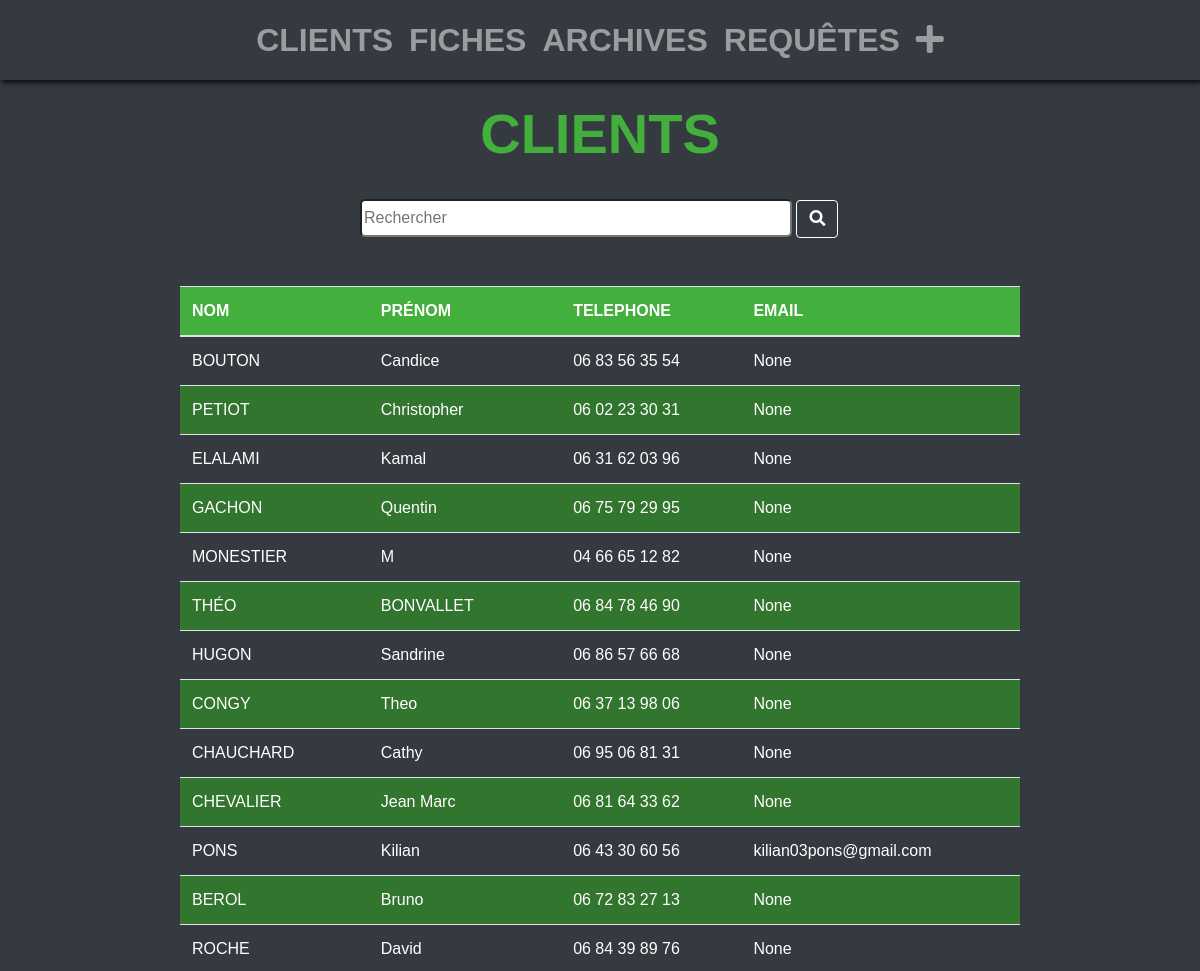
The app's page / (upper part), older data.
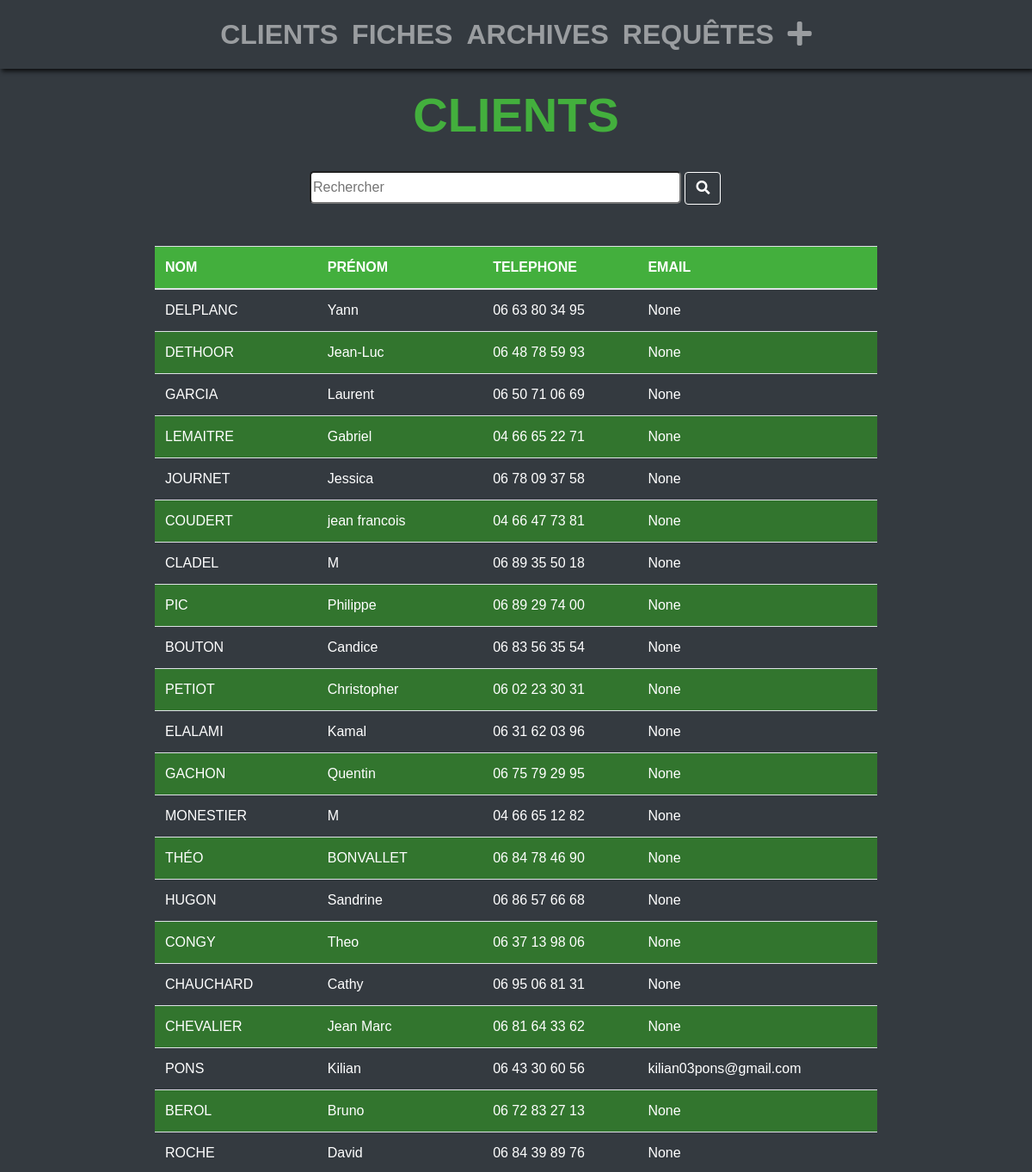
The same page, newer data.
### gestion_intervention/models.py (models this page shows, shortened)
class Customer(models.Model):
    first_name = models.CharField(max_length=50)
    last_name = models.CharField(max_length=50)
    slug = AutoSlugField(populate_from='first_name')
    email = models.EmailField(blank=True, null=True, unique=True)
    phone = models.CharField(max_length=70, null=False, blank=False)

### gestion_intervention/views.py (the view)
# urls.py: url(r'^$', CustomerListView.as_view(), name='customer-list'),
class CustomerListView(ListView):
    models = Customer
    def get_queryset(self):
        return Customer.objects.all().order_by('-id')

### gestion_intervention/templates/gestion_intervention/customer_list.html
{% extends "gestion_intervention/base.html" %}
{% load static %}
{% block content %}
<div class="col-12 customer_list ">
    <h2>Clients</h2>
    <form class="search mx-auto" action="#" method="get">
        <input class="field" id="myCustomerInput" type="search" name="q" placeholder="Rechercher" class="form-control">
        <button class="btn " type="submit"><i class="fas fa-search"></i></button>
    </form>
    <table class="table table-hover">
        <thead class="customer_head_list">
            <tr>
                <th scope="col">Nom</th>
                <th scope="col">Prénom</th>
                <th scope="col">Telephone</th>
                <th scope="col">Email</th>
            </tr>
        </thead>
        <tbody>
            {% for customer in object_list %}
            <tr class="customer_table customerName">
                <td scope="row"><a href="{% url 'customer-detail' customer.slug customer.id %}">
                        {% filter upper %}{{customer.last_name}} {% endfilter %} </a></td>
                <td> <a href="{% url 'customer-detail' customer.slug customer.id %}"> {{customer.first_name}}</a></td>
                <td > <a class='phone_number' href="{% url 'customer-detail' customer.slug customer.id %}">{{customer.phone}}</a></td>
                <td> <a href="{% url 'customer-detail' customer.slug customer.id %}">{{customer.email}}</a></td>
            </tr>
            {% endfor %}
        </tbody>
    </table>
</div>
{% endblock %}

### gestion_intervention/templates/gestion_intervention/base.html (shortened to what this page needs)
{% load static %}
<!DOCTYPE html>
<html lang="fr">
<head>
    <link rel="stylesheet" href="https://use.fontawesome.com/releases/v5.6.3/css/all.css">
    <link rel="stylesheet" href="{% static 'bootstrap/dist/css/bootstrap.min.css' %}">
    <link rel="stylesheet" href="{% static 'css/style.css' %}">
</head>
<body>
    <div class="container-fluid">
        <div class="row">
            {% include "gestion_intervention/header.html" %}
            {% block content %}{% endblock %}
        </div>
    </div>
</body>
</html>

### gestion_intervention/templates/gestion_intervention/header.html (shortened to what this page needs)
<div class="col-12">
    <nav class="navbar main_nav fixed-top navbar-expand-lg navbar-dark bg-dark ">
        <div class="collapse navbar-collapse" id="navbarSupportedContent">
            <ul class="navbar-nav mx-auto">
                <li class="nav-item">
                    <a class="nav-link" href="{% url 'customer-list' %}">Clients <span class="sr-only">(current)</span></a>
                </li>
                <li class="nav-item">
                    <a class="nav-link" href="{% url 'sheet-list' %}">Fiches</a>
                </li>
                <li class="nav-item">
                    <a class="nav-link" href="{% url 'archive-list' %}">Archives</a>
                </li>
                <li class="nav-item">
                    <a class="nav-link" href="{% url 'request-list' %}">Requêtes</a>
                </li>
                <li class="nav-item dropdown">
                    <a class="nav-link dropdown-toggle" href="#" id="navbarDropdown" role="button" data-toggle="dropdown"
                        aria-haspopup="true" aria-expanded="false">
                        <i class="fas fa-plus"></i>
                    </a>
                </li>
            </ul>
        </div>
    </nav>
</div>

### gestion_intervention/static/css/style.css (style rules this page uses)
.customer_list h2, .sheet_list h2, .request_list h2, .archive_list h2 { text-align: center; text-transform: uppercase; font-size: 3.5rem; font-weight: bold; }
.customer_list h2 { color: #43af3d; }
.search { width: 40%; margin: 2rem auto 0 auto; margin-bottom: 3rem; }
.search button { border: 1px solid white; }
.search button i { color: white; }
.search .field { width: 90%; border-radius: 5px; height: 38px; }
.table { width: 70%; margin: 1rem auto; color: white; }
.table .customer_head_list { background-color: #43af3d; }
.table a { color: white; }
.table th { color: white; text-transform: uppercase; }
.table .customer_table:nth-child(even) { background-color: #32752e; }
.navbar { width: 100%; background-color: #696969; box-shadow: 2px 3px 5px 0px rgba(0, 0, 0, 0.75); }
.navbar ul { margin: 0; }
.navbar ul .dropdown-toggle::after { display: none; }
.navbar ul li { text-transform: uppercase; }
.navbar ul li .nav-link { color: white; font-size: 2em; font-weight: bold; }
body { background-color: #343A40; font-family: Arial, sans-serif; }
.col-12 { padding: 0; margin-top: 50px; color: white; }

Row changes from the older to the newer data that the page shows:
added Customer: last_name "DELPLANC", first_name "Yann", phone "06 63 80 34 95", email "None"
added Customer: last_name "DETHOOR", first_name "Jean-Luc", phone "06 48 78 59 93", email "None"
added Customer: last_name "GARCIA", first_name "Laurent", phone "06 50 71 06 69", email "None"
added Customer: last_name "LEMAITRE", first_name "Gabriel", phone "04 66 65 22 71", email "None"
added Customer: last_name "JOURNET", first_name "Jessica", phone "06 78 09 37 58", email "None"
added Customer: last_name "COUDERT", first_name "jean francois", phone "04 66 47 73 81", email "None"
added Customer: last_name "CLADEL", first_name "M", phone "06 89 35 50 18", email "None"
added Customer: last_name "PIC", first_name "Philippe", phone "06 89 29 74 00", email "None"
